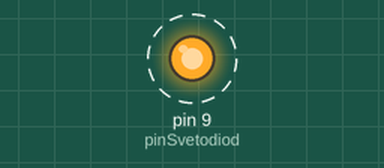
The sketch below on a simulated Arduino Uno, built with avr-gcc and run on an emulated ATmega328P. On the bench: output pins drawn as LEDs (lit = HIGH). Dashed ring = blinking.

Above: at 0.5 s.
Timing chart, 0 to 4.6 s (numbered marks = the images above):
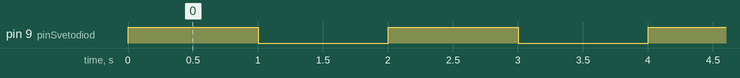

Measured:
- by itself, pin 9 (pinSvetodiod): alternates HIGH for 1.0 s and LOW for 1.0 s

The sketch:

digitalWrite.ino
```cpp
int pinSvetodiod = 9;

void setup() {
  // put your setup code here, to run once:
  pinMode(pinSvetodiod, OUTPUT);
}

void loop() {
  // put your main code here, to run repeatedly:
  digitalWrite(pinSvetodiod, HIGH);
  delay(1000);
  digitalWrite(pinSvetodiod, LOW);
  delay(1000);
}
```
